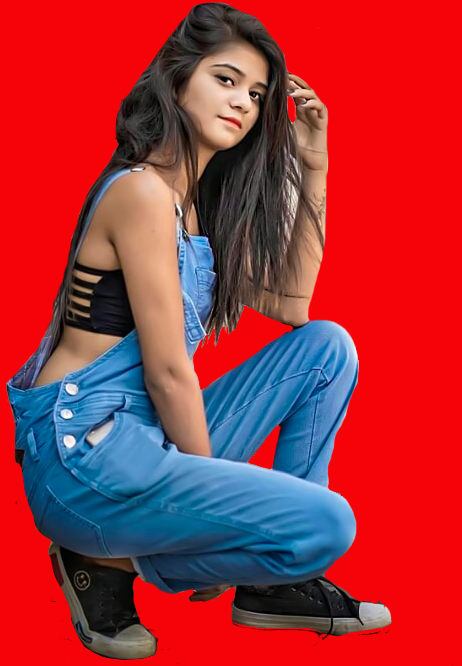
#> input picture Python Backround Removal/test.png, 462 x 666 px
$ python blackscreen.py
#> lines starting #> are read from the running program, lines starting #| are printed output that depends on the picture; after the words box and inside, x2 and y2 are one past the last pixel; in counts of white or black regions, pixels touching at a corner belong together
#> further down, image is the input picture: shape (666, 462, 3); mean B, G, R 59.3, 49.7, 162.6
import cv2
import numpy as np

# Function to create a red color mask
def create_red_mask(image):
    # Convert the image to the HSV color space
    hsv = cv2.cvtColor(image, cv2.COLOR_BGR2HSV)
#> hsv: shape (666, 462, 3); mean H, S, V 118.4, 190.2, 187.1

    # Define the lower and upper bounds for red color
    lower_red = np.array([0, 50, 50])
    upper_red = np.array([10, 255, 255])
    upper_red2 = np.array([170, 255, 255])

    # Create a mask using the red color range
    mask1 = cv2.inRange(hsv, lower_red, upper_red)
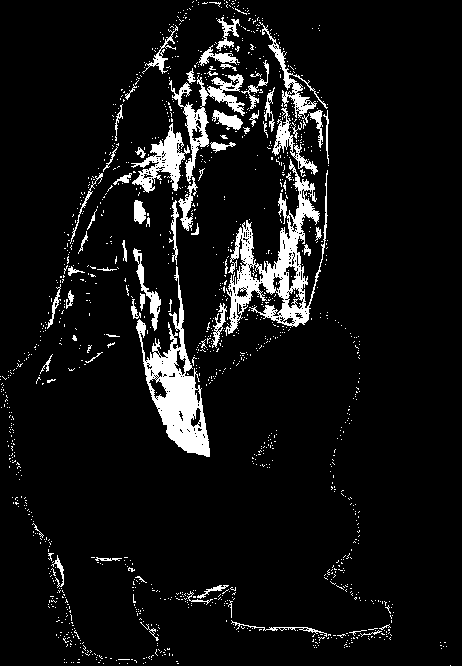
#> mask1: shape (666, 462); 7.5% white; 1293 white regions (1223 under 20 px), largest, box (x1, y1, x2, y2) and area: (225, 159, 328, 336) 5138, (136, 266, 210, 457) 4468, (169, 74, 245, 184) 1781
    mask2 = cv2.inRange(hsv, lower_red, upper_red2)
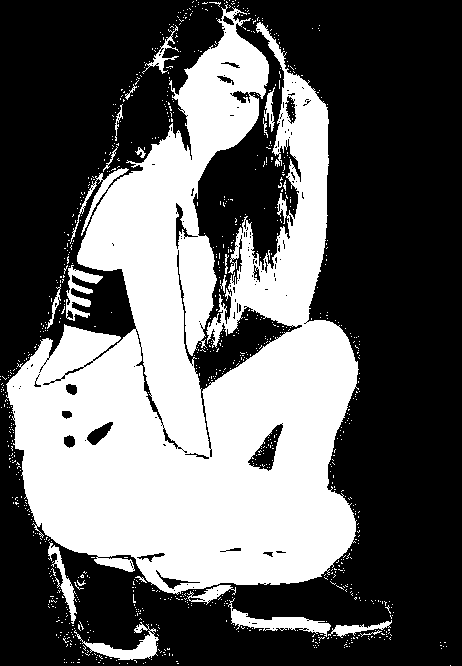
#> mask2: shape (666, 462); 38.5% white; 963 white regions (943 under 20 px), largest, box (x1, y1, x2, y2) and area: (6, 4, 359, 595) 111210, (228, 598, 331, 637) 1146, (74, 622, 159, 660) 1000
    mask = cv2.bitwise_or(mask1, mask2)

    return mask

# Function to apply the red color mask on the image
def apply_red_mask(image, mask):

    foreground = cv2.bitwise_and(image, image, mask=mask)
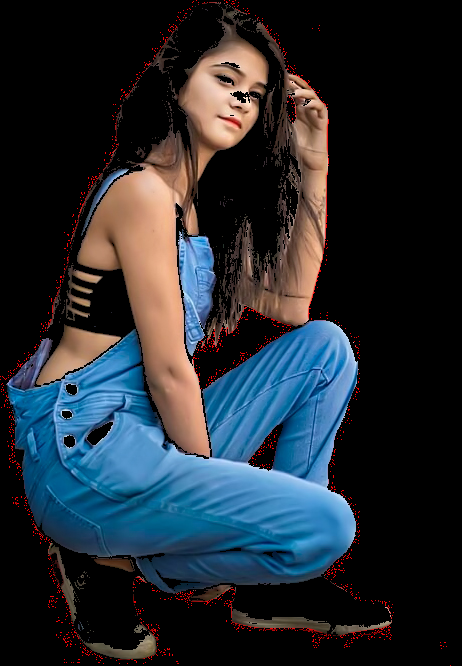
#> foreground: shape (666, 462, 3); mean B, G, R 49, 42.2, 35.9


    background = np.zeros_like(image)     # Create a black background

    return foreground, background

# Load the image
image = cv2.imread('test.png')

# Create the red color mask
red_mask = create_red_mask(image)

# Apply the red color mask on the image
foreground, background = apply_red_mask(image, red_mask)
#> background: shape (666, 462, 3); every value is 0

# Show the original image, foreground (masked image), and black background

cv2.imshow('Foreground (Masked Image)', foreground)
cv2.imshow('Background', background)
cv2.waitKey(0)
cv2.destroyAllWindows()

#BETTER USE PHOTOSHOP :)
